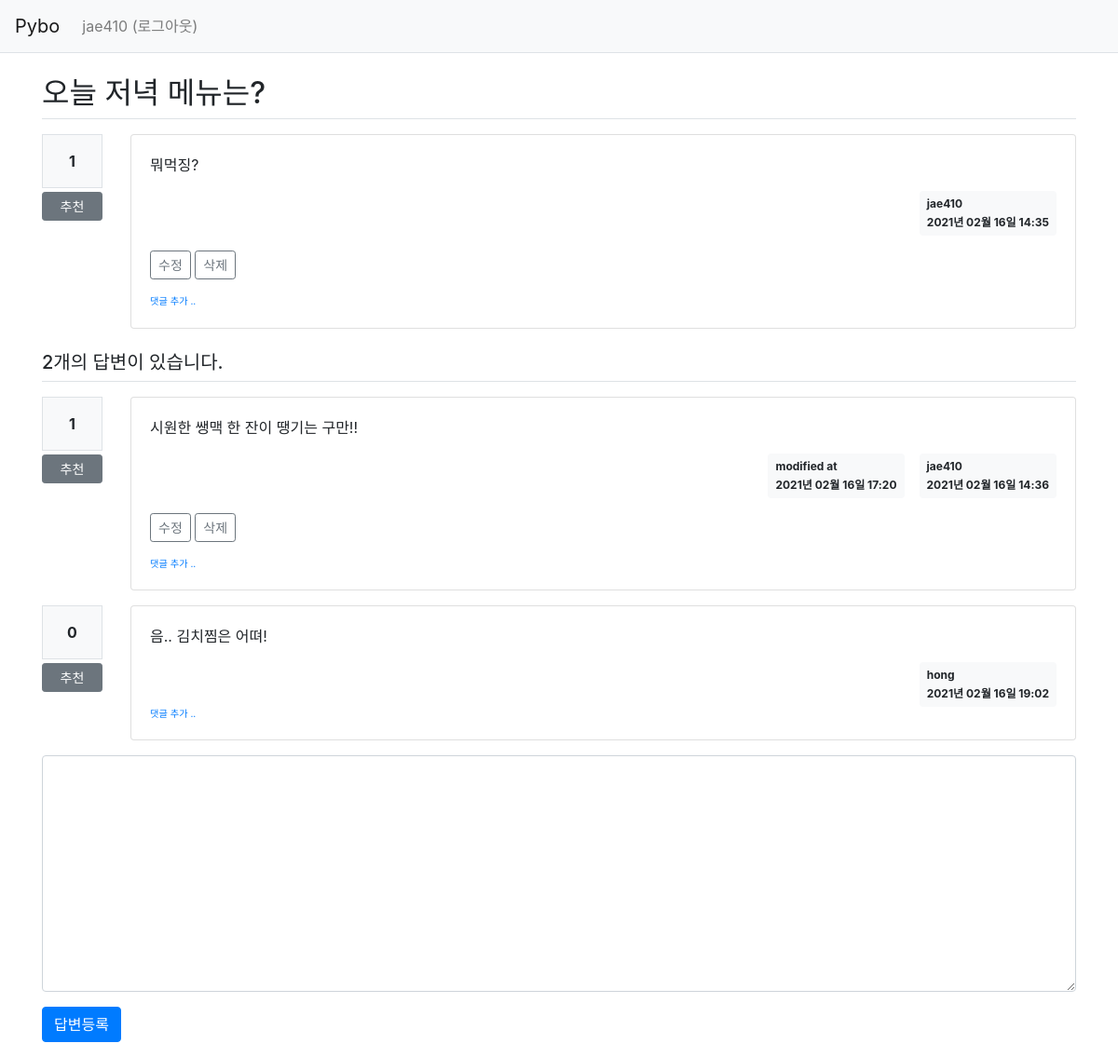
The app's page /question/detail/304/ (signed in) with its own data.
### pybo/models.py (models this page shows)
class User(db.Model):
    id = db.Column(db.Integer, primary_key=True)
    username = db.Column(db.String(150), unique=True, nullable=False)
    password = db.Column(db.String(200), nullable=False)
    email = db.Column(db.String(120), unique=True, nullable=False)

class Question(db.Model):
    id = db.Column(db.Integer, primary_key=True)
    subject = db.Column(db.String(200), nullable=False)
    content = db.Column(db.Text(), nullable=False)
    create_date = db.Column(db.DateTime(), nullable=False)
    user_id = db.Column(db.Integer, db.ForeignKey('user.id', ondelete='CASCADE'), nullable=False)
    user = db.relationship('User', backref=db.backref('quesrion_set'))
    modify_date = db.Column(db.DateTime(), nullable=True)
    voter = db.relationship('User', secondary=question_voter, backref=db.backref('question_voter_set'))

class Answer(db.Model):
    id = db.Column(db.Integer, primary_key=True)
    question_id = db.Column(db.Integer, db.ForeignKey('question.id', ondelete='CASCADE'))
    question = db.relationship('Question', backref=db.backref('answer_set'))
    content = db.Column(db.Text(), nullable=False)
    create_date = db.Column(db.DateTime(), nullable=False)
    user_id = db.Column(db.Integer, db.ForeignKey('user.id', ondelete='CASCADE'), nullable=False)
    user = db.relationship('User', backref=db.backref('answer_set'))
    modify_date = db.Column(db.DateTime(), nullable=True)
    voter = db.relationship('User', secondary=answer_voter, backref=db.backref('answer_voter_set'))

### pybo/views/question_views.py (the view)
@bp.route('/detail/<int:question_id>/')
def detail(question_id):
    form = AnswerForm()
    question = Question.query.get_or_404(question_id)
    return render_template('question/question_detail.html', question=question, form=form)

### pybo/forms.py
class AnswerForm(FlaskForm):
    content = TextAreaField('내용', validators=[DataRequired('내용은 필수입력 항목입니다.')])

### pybo/filter.py (called while the page is built)
def format_datetime(value, fmt='%Y년 %m월 %d일 %H:%M'):
    return value.strftime(fmt)

### pybo/views/auth_views.py (called while the page is built)
@bp.before_app_request
def load_logged_in_user():
    user_id = session.get('user_id')
    if user_id is None:
        g.user = None
    else:
        g.user = User.query.get(user_id)

### pybo/templates/question/question_detail.html (shortened to what this page needs)
<link rel="stylesheet" href="{{ url_for('static', filename='bootstrap.min.css') }}">
{% extends 'base.html' %}
{% block content %}
<div class="container my-3">
    <h2 class="border-bottom py-2">{{ question.subject }}</h2>
    <div class="row my-3">
        <div class="col-1">
            <div class="bg-light text-center p-3 border font-weight-bolder mb-1">{{ question.voter|length }}</div>
            <a href="#" data-uri="{{ url_for('vote.question', question_id=question.id) }}"
               class="recommend btn btn-sm btn-secondary btn-block my-1">추천</a>
        </div>
        <div class="col-11">
            <div class="card">
                <div class="card-body">
                    <div class="card-text">{{ question.content|markdown }}</div>
                    <div class="d-flex justify-content-end">
                        <div class="badge badge-light p-2 text-left">
                            <div class="mb-2">{{ question.user.username }}</div>
                            <div>{{ question.create_date|datetime }}</div>
                        </div>
                    </div>
                    {% if g.user == question.user %}
                    <div class="my-3">
                        <a href="{{ url_for('question.modify', question_id=question.id) }}"
                            class="btn btn-sm btn-outline-secondary">수정</a>
                        <a href="#" class="delete btn btn-sm btn-outline-secondary"
                            data-uri="{{ url_for('question.delete', question_id=question.id) }}">삭제</a>
                    </div>
                    {% endif %}
                    <div>
                        <a href="{{ url_for('comment.create_question', question_id=question.id) }}"
                           class="small"><small>댓글 추가 ..</small></a>
                    </div>
                </div>
            </div>
        </div>
    </div>
    <h5 class="border-bottom my-3 py-2">{{ question.answer_set|length }}개의 답변이 있습니다.</h5>
    {% for answer in question.answer_set %}
    <div class="row my-3">
        <div class="col-1">
            <div class="bg-light text-center p-3 border font-weight-bolder mb-1">{{ answer.voter|length }}</div>
            <a href="#" data-uri="{{ url_for('vote.answer', answer_id=answer.id) }}"
                class="recommend btn btn-sm btn-secondary btn-block my-1">추천</a>
        </div>
        <div class="col-11">
            <div class="card">
                <div class="card-body">
                    <div class="card-text">{{ answer.content|markdown }}</div>
                    <div class="d-flex justify-content-end">
                        {% if answer.modify_date %}
                        <div class="badge badge-light p-2 text-left mx-3">
                            <div class="mb-2">modified at</div>
                            <div>{{ answer.modify_date|datetime }}</div>
                        </div>
                        {% endif %}
                        <div class="badge badge-light p-2 text-left">
                            <div class="mb-2">{{ answer.user.username }}</div>
                            <div>{{ answer.create_date|datetime }}</div>
                        </div>
                    </div>
                    {% if g.user == answer.user %}
                    <div class="my-3">
                        <a href="{{ url_for('answer.modify', answer_id=answer.id) }}"
                            class="btn btn-sm btn-outline-secondary">수정</a>
                        <a href="#" class="delete btn btn-sm btn-outline-secondary "
                            data-uri="{{ url_for('answer.delete', answer_id=answer.id) }}">삭제</a>
                    </div>
                    {% endif %}
                    <div>
                        <a href="{{ url_for('comment.create_answer', answer_id=answer.id) }}"
                           class="small"><small>댓글 추가 ..</small></a>
                    </div>
                </div>
            </div>
        </div>
    </div>
    {% endfor %}
    <form action="{{ url_for('answer.create', question_id=question.id) }}" method="post" class="my-3">
        <div class="form-group">
            <textarea {% if not g.user %}disabled{% endif %}
                      name="content" id="content" class="form-control" rows="10"></textarea>
        </div>
        <input type="submit" value="답변등록" class="btn btn-primary">
    </form>
</div>
{% endblock %}

### pybo/templates/navbar.html (shortened to what this page needs)
<nav class="navbar navbar-expand-lg navbar-light bg-light border-bottom">
    <a class="navbar-brand" href="{{ url_for('main.index') }}">Pybo</a>
    <div class="collapse navbar-collapse flex-grow-0" id="navbarNav">
        {% if g.user %}
        <ul class="navbar-nav">
            <li class="nav-item ">
                <a class="nav-link" href="{{ url_for('auth.logout') }}">{{ g.user.username }} (로그아웃)</a>
            </li>
        </ul>
        {% endif %}
    </div>
</nav>

### records on screen
User: user.username "jae410"
Question: subject "오늘 저녁 메뉴는?", content "뭐먹징?", create_date "2021년 02월 16일 14:35"
Answer: voter|length "1", content "시원한 쌩맥 한 잔이 땡기는 구만!!", modify_date "2021년 02월 16일 17:20", user.username "jae410", create_date "2021년 02월 16일 14:36"
Answer: voter|length "0", content "음.. 김치찜은 어뗘!", user.username "hong", create_date "2021년 02월 16일 19:02"

### other values on screen
{{ question.voter|length }} "1"
{{ question.answer_set|length }} "2"
